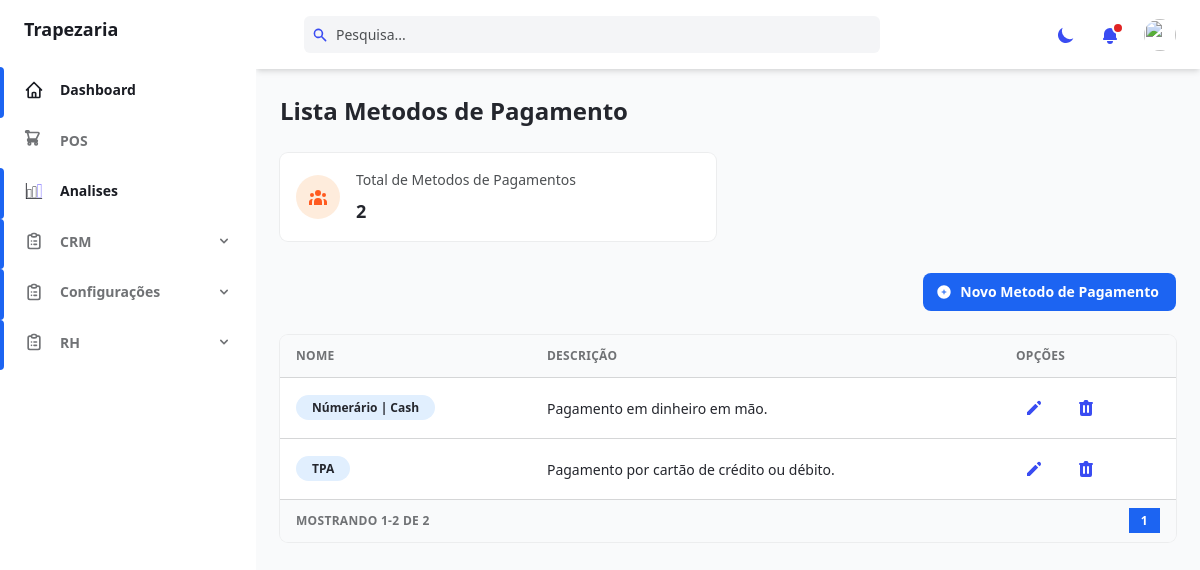
The page /management/list-payments-methods/ (signed in) on the database its author committed.
### management/models.py (models this page shows, shortened)
class PaymentMethodModel(models.Model):
    __name__='payment_method'
    name = models.CharField(null=False, max_length=100)
    description = models.TextField()
    use_bank = models.BooleanField(default=False, null=False)
    is_active = models.BooleanField(default=True, null=False)
    saved_by = models.ForeignKey(User, on_delete=models.SET_NULL, null=True)
    class Meta:
        permissions = [
            ("view_payment_method", "Pode visualizar metodo de pagamento"),
            ("change_payment_method", "Pode criar/editar metodo de pagamento"),
            ("delete_payment_method", "Pode eliminar metodo de pagamento"),
        ]

### management/views.py (the view)
# urls.py: path("list-payments-methods/", views.list_payment_methods, name='list_payment_method'),
@login_required
@permission_required('management.view_payment_method')
def list_payment_methods(request):
    if request.method == 'POST':
        if not request.user.has_perm('management.change_payment_method'):
            messages.error(request, "ERRO: Não possui permissão para criar ou editar impostos!", "text-green-500 bg-green-100 dark:text-green-100 dark:bg-green-500")
            return HttpResponseRedirect(reverse('management:list_payment_method'))
        form = PaymentMethodForm(request.POST, request.FILES)
        if form.is_valid():
            produto = PaymentMethodModel(
                name=form.cleaned_data['name'],
                description=form.cleaned_data['description'],
                saved_by=request.user
            )
            produto.save()
            messages.success(request, "Cadastrado com sucesso!", "text-green-500 bg-green-100 dark:text-green-100 dark:bg-green-500")
            return HttpResponseRedirect(reverse('management:list_payment_method'))
    else:
        form = PaymentMethodForm()
    payment_methods = PaymentMethodModel.objects.all()
    paginator = Paginator(payment_methods, 10)
    page = request.GET.get('page')
    try:
        payment_methods = paginator.page(page)
    except PageNotAnInteger:
        payment_methods = paginator.page(1)
    except EmptyPage:
        payment_methods = paginator.page(paginator.num_pages)
    context = {
        'payment_methods': payment_methods,
        'total_payment_methods': payment_methods.paginator.count,
        'form':form
    }
    return render(request, "management/payment_methods_list.html", context)

### management/forms.py
class PaymentMethodForm(forms.ModelForm):
    class Meta:
        model = PaymentMethodModel
        fields = ['name','description']
    name = forms.CharField(
        max_length=50,
        widget=forms.TextInput(attrs={
            'class': 'block w-full mt-1 text-sm dark:border-gray-600 dark:bg-gray-700 focus:border-purple-400 focus:outline-none focus:shadow-outline-purple dark:text-gray-300 dark:focus:shadow-outline-gray form-input',
            'placeholder': 'Metodo de Pagamento'
        }),
        label='Nome'
    )
    description = forms.CharField(
        max_length=150,
        widget=forms.Textarea(attrs={
            'class': 'block w-full mt-1 text-sm dark:text-gray-300 dark:border-gray-600 dark:bg-gray-700 form-textarea focus:border-purple-400 focus:outline-none focus:shadow-outline-blue dark:focus:shadow-outline-gray',
            'rows': 3,
            'placeholder': 'Descreve o metodo de pagamento...',
            'style': 'resize: none;',
        }),
        label='Descrição'
    )

### management/templates/management/payment_methods_list.html (shortened to what this page needs)
{% extends "base.html" %}
{% load static %}
{% block extra_head %}
<link rel="stylesheet" href="{% static 'assets/vendors/sweetalert/sweetalert.css'%}" />
{% endblock extra_head %}
{% block content_title %}Lista Metodos de Pagamento{% endblock content_title %}
{% block content %}<div class="grid gap-6 mb-8 md:grid-cols-2 xl:grid-cols-2">
    <div class="flex items-center p-4 bg-white rounded-lg shadow-xs dark:bg-gray-800">
        <div class="p-3 mr-4 text-orange-500 bg-orange-100 rounded-full dark:text-orange-100 dark:bg-orange-500">
        </div>
        <div>
            <p class="mb-2 text-sm font-medium text-gray-600 dark:text-gray-400">Total de Metodos de Pagamentos</p>
            <p class="text-lg font-semibold text-gray-700 dark:text-gray-200">{{total_payment_methods}}</p>
        </div>
    </div>
</div>
<div class="flex justify-end mb-6 text-lg gap-6">
    <button @click="openModal"
        class="flex items-center justify-between px-4 py-2 text-sm font-bold leading-5 text-white transition-colors duration-150 bg-blue-600 border border-transparent rounded-lg active:bg-blue-600 hover:bg-blue-700 focus:outline-none focus:shadow-outline-blue">
        <span>Novo Metodo de Pagamento</span>
    </button>
</div>
<div class="w-full overflow-hidden rounded-lg shadow-xs">
    <div class="w-full overflow-x-auto">
        <table class="w-full whitespace-no-wrap">
            <thead>
                <tr
                    class="text-xs font-semibold tracking-wide text-left text-gray-500 uppercase border-b dark:border-gray-700 bg-gray-50 dark:text-gray-400 dark:bg-gray-800">
                    <th class="px-4 py-3">Nome</th>
                    <th class="px-4 py-3">Descrição</th>
                    <th class="px-4 py-3">Opções
                    </th>
                </tr>
            </thead>
            <tbody class="bg-white divide-y dark:divide-gray-700 dark:bg-gray-800">
                {% for payment_method in payment_methods %}
                <tr class="text-gray-700 dark:text-gray-400">
                    <td class="px-4 py-3 text-xs">
                        <span class="px-4 py-1 font-semibold bg-blue-100 text-gray-700 rounded-full dark:text-gray-700">
                            {{payment_method.name}}
                        </span>
                    </td>
                    <td class="px-4 py-3 text-sm">
                        {{payment_method.description}}
                    </td>
                    <td class="px-4 py-3">
                        <div class="flex items-center space-x-4 text-sm">
                            <a
                                class="flex items-center justify-between px-2 py-2 text-sm font-medium leading-5 text-blue-600 rounded-lg dark:text-gray-400 focus:outline-none focus:shadow-outline-gray"
                                aria-label="Edit" href="{% url 'management:payment_method_edit' pk=payment_method.pk %}">
                                <svg class="w-5 h-5" aria-hidden="true" fill="currentColor" viewBox="0 0 20 20">
                                    <path
                                        d="M13.586 3.586a2 2 0 112.828 2.828l-.793.793-2.828-2.828.793-.793zM11.379 5.793L3 14.172V17h2.828l8.38-8.379-2.83-2.828z">
                                    </path>
                                </svg>
                            </a>
                            <button
                                class="flex items-center justify-between px-2 py-2 text-sm font-medium leading-5 text-blue-600 rounded-lg dark:text-gray-400 focus:outline-none focus:shadow-outline-gray"
                                aria-label="Delete" onclick="excluir({{payment_method.pk}})">
                            </button>
                        </div>
                    </td>
                </tr>
                {% empty %}
                <tr class="text-gray-700 dark:text-gray-400">
                    <td class="px-4 py-3 text-center" colspan="5">
                        Nenhum Metodo de Pagamento Registado!
                    </td>
                </tr>
                {% endfor %}
            </tbody>
        </table>
    </div>
    <div
        class="grid px-4 py-3 text-xs font-semibold tracking-wide text-gray-500 uppercase border-t dark:border-gray-700 bg-gray-50 sm:grid-cols-9 dark:text-gray-400 dark:bg-gray-800">
        <span class="flex items-center col-span-3">
            Mostrando {{ payment_methods.start_index }}-{{ payment_methods.end_index }} de {{ payment_methods.paginator.count }}
        </span>
        <span class="col-span-2"></span>
        <span class="flex col-span-4 mt-2 sm:mt-auto sm:justify-end">
            <nav aria-label="Table navigation">
                <ul class="inline-flex items-center">
                    {% for num in payment_methods.paginator.page_range %}
                    <li>
                        <a href="?page={{ num }}"
                            class="px-3 py-1 {% if payment_methods.number == num %}text-white bg-blue-600{% else %}rounded-md focus:outline-none focus:shadow-outline-purple{% endif %}">
                            {{ num }}
                        </a>
                    </li>
                    {% endfor %}
                </ul>
            </nav>
        </span>
    </div>
</div>
{% endblock content %}

### rows shown on the page
PaymentMethodModel: name "Númerário | Cash", description "Pagamento em dinheiro em mão."
PaymentMethodModel: name "TPA", description "Pagamento por cartão de crédito ou débito."

### other values the page prints
{{ total_payment_methods }} "2"
{{ payment_methods.start_index }} "1"
{{ payment_methods.end_index }} "2"
{{ payment_methods.paginator.count }} "2"
{{ num }} "1"
